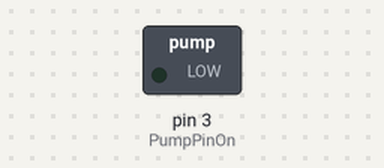
A sketch run on a simulated Arduino Uno, built with avr-gcc and run on an emulated ATmega328P. On the bench: switched loads named in the sketch (green lamp = pin HIGH). What the sketch prints to the serial monitor is not drawn.

Above: at 1.5 s.
At 3.5 s:
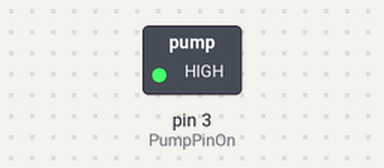
Timing chart, 0 to 6.9 s (numbered marks = the images above):
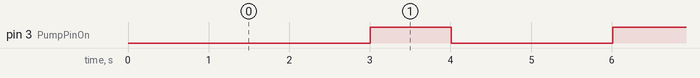

The sketch:

water_car.ino
```cpp
int PumpPinOn =3;
int water_on=0;
 unsigned long currentMillis = millis();
unsigned long prevMillis = 0;


const long wateringTime = 3000;//3600
const long cycleTime = 10000;//3000

void setup()
{
  pinMode (PumpPinOn, OUTPUT);

  Serial.begin (9600);
}

void loop()
{
  pump();
}

void pump() {
unsigned long currentMillis = millis();

  if (currentMillis - prevMillis <= wateringTime) {
      digitalWrite(PumpPinOn, LOW);
      Serial.print("27: ");
      Serial.println(prevMillis);
    }
  else {
        digitalWrite(PumpPinOn,HIGH);
  Serial.println("33: ");
  delay(1000);
    prevMillis=currentMillis;
  }
}
```

Measured:
- by itself, pin 3 (PumpPinOn): alternates HIGH for 1.0 s and LOW for 2.0 s
